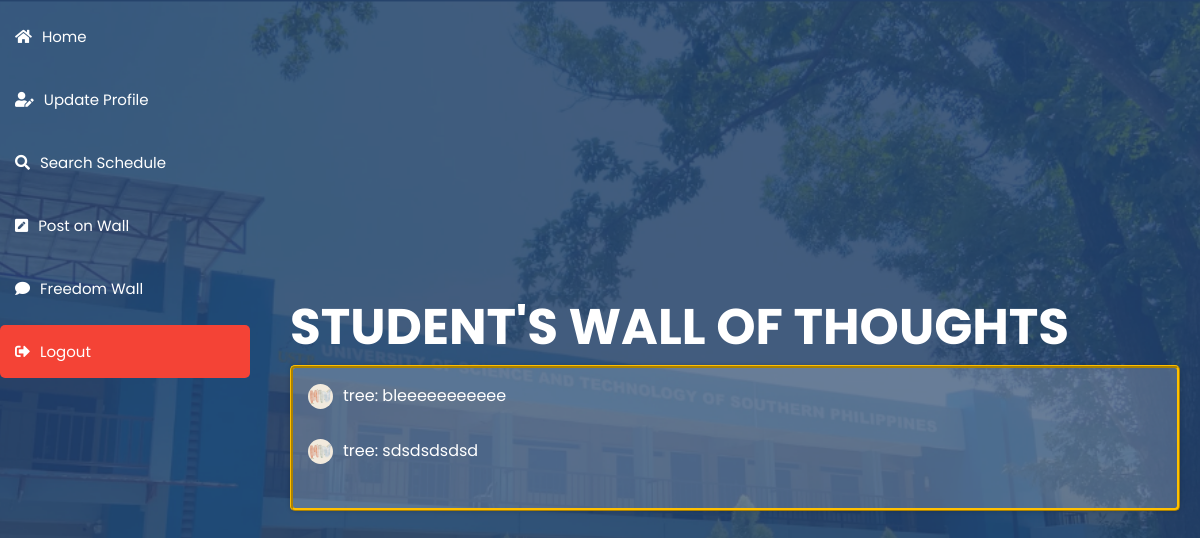
The page /wallthots.php (signed in) on the database its author committed.
### tables this page shows
CREATE TABLE `thots` (
  `id` int(9) NOT NULL,
  `stud_name` varchar(99) NOT NULL,
  `thot` varchar(99) NOT NULL,
  `anony` varchar(99) NOT NULL,
  `approved` varchar(99) NOT NULL
);

CREATE TABLE `users` (
  `id` int(100) NOT NULL,
  `name` varchar(50) NOT NULL,
  `courseandyear` varchar(100) NOT NULL,
  `email` varchar(50) NOT NULL,
  `password` varchar(255) NOT NULL,
  `image` varchar(100) DEFAULT NULL,
  `role` varchar(20) NOT NULL DEFAULT 'user'
);

### wallthots.php (the view, shortened to what this page needs)
<?php
include 'config.php';
$sql = "SELECT stud_name, thot, anony FROM thots WHERE approved = 'Yes'";
$result = mysqli_query($conn, $sql);
if (mysqli_num_rows($result) > 0) {
    $thoughts = mysqli_fetch_all($result, MYSQLI_ASSOC);
} else {
    $thoughts = [];
}
if (isset($_SESSION['user_id'])) {
    $user_id = $_SESSION['user_id'];
} else {
    header('location: login.php');
    exit();
}
?>
<!DOCTYPE html>
<html lang="en">
<head>
   <link rel="stylesheet" href="https://cdnjs.cloudflare.com/ajax/libs/font-awesome/5.15.4/css/all.min.css">
</head>
<body>
<div class="sidebar">
    <a href="userhome.php" class="btn"><i class="fas fa-home"></i>Home</a>
    <a href="user_updp.php" class="btn"><i class="fas fa-user-edit"></i>Update Profile</a>
    <a href="searchsched.php" class="btn"><i class="fas fa-search"></i>Search Schedule</a>
    <a href="userthots.php?user_id=<?php echo $user_id; ?>" class="btn"><i class="fas fa-pen-square"></i>Post on Wall</a>
    <a href="wallthots.php" class="btn"><i class="fas fa-comment"></i>Freedom Wall</a>
    <a href="userhome.php?logout=<?php echo $user_id; ?>" class="delete-btn"><i class="fas fa-sign-out-alt"></i>Logout</a>
</div>
<div class="content">
    <h1>STUDENT'S WALL OF THOUGHTS</h1>
    <div class="recent-texts-container">
        <div class="thoughts-section">
            <?php foreach ($thoughts as $thought): ?>
                <?php if ($thought['anony'] === 'No'): ?>
                    <div class="thought">
                        <div class="profile-pic">
                            <?php
                            $profilePicSql = "SELECT image FROM users WHERE name = '{$thought['stud_name']}'";
                            $profilePicResult = mysqli_query($conn, $profilePicSql);
                            if (mysqli_num_rows($profilePicResult) > 0) {
                                $profilePicData = mysqli_fetch_assoc($profilePicResult);
                                echo '<img src="uploaded_img/' . $profilePicData['image'] . '" alt="Profile Pic">';
                            } else {
                                echo 'No Image';
                            }
                            ?>
                        </div>
                        <ul id="recent-text-list">
                            <li>
                                <?php echo $thought['stud_name'] . ': ' . $thought['thot']; ?>
                            </li>
                        </ul>
                    </div>
                <?php endif; ?>
            <?php endforeach; ?>
        </div>
    </div>
</div>
</body>
</html>

### wallthots.php (style rules this page uses)
* { margin: 0; padding: 0; box-sizing: border-box; font-family: "Poppins", sans-serif; }
body { display: flex; justify-content: center; align-items: center; min-height: 100vh; background: url(pics/ustp.png) no-repeat; background-size: cover; background-position: center; }
.sidebar { height: none; width: 250px; position: fixed; top: 0; left: 0; padding-top: none; }
.sidebar a { padding: 15px; text-decoration: none; font-size: 15px; color: WHITE; display: block; transition: 0.3s; }
.sidebar a i { margin-right: 10px; }
.btn { display: inline-block; padding: 10px 15px; margin: 10px 0; text-decoration: none; color: #fff; border-radius: 5px; transition: background-color 0.3s; }
.delete-btn { display: inline-block; padding: 10px 15px; margin: 10px 0; text-decoration: none; background-color: #f44336; color: #fff; border-radius: 5px; transition: background-color 0.3s; }
.content { margin-left: 270px; padding: 20px; }
::placeholder { color: #999; font-size: 16px; }
#recent-text-list { list-style-type: none; padding: 0; }
#recent-text-list li { margin-bottom: 10px; }
.content { flex: 1; padding: 20px; }
.content h1 { color: white; font-size: 50px; }
.recent-texts-container { background-color: rgba(255, 255, 255, 0.2); border-style: ridge; border-color: #ffc000; padding: 15px; border-radius: 5px; margin-top: 20px; box-shadow: 0 0 5px rgba(0, 0, 0, 0.2); }
#recent-text-list li { margin-bottom: 10px; color: white; font-size: 16px; }
.recent-texts-container { margin: auto; }
.profile-pic img { width: auto; height: auto; max-width: 25px; max-height: 25px; border-radius: 50%; }
.thought { display: flex; align-items: center; margin-bottom: 20px; }
.profile-pic { margin-right: 10px; }
.profile-pic img { width: 50px; height: 50px; border-radius: 50%; }
#recent-text-list { list-style-type: none; padding: 0; color: white; font-size: 16px; }

### rows shown on the page
thots: users.image (picture), stud_name "tree", thot "bleeeeeeeeeee"
thots: users.image (picture), stud_name "tree", thot "sdsdsdsdsd"
